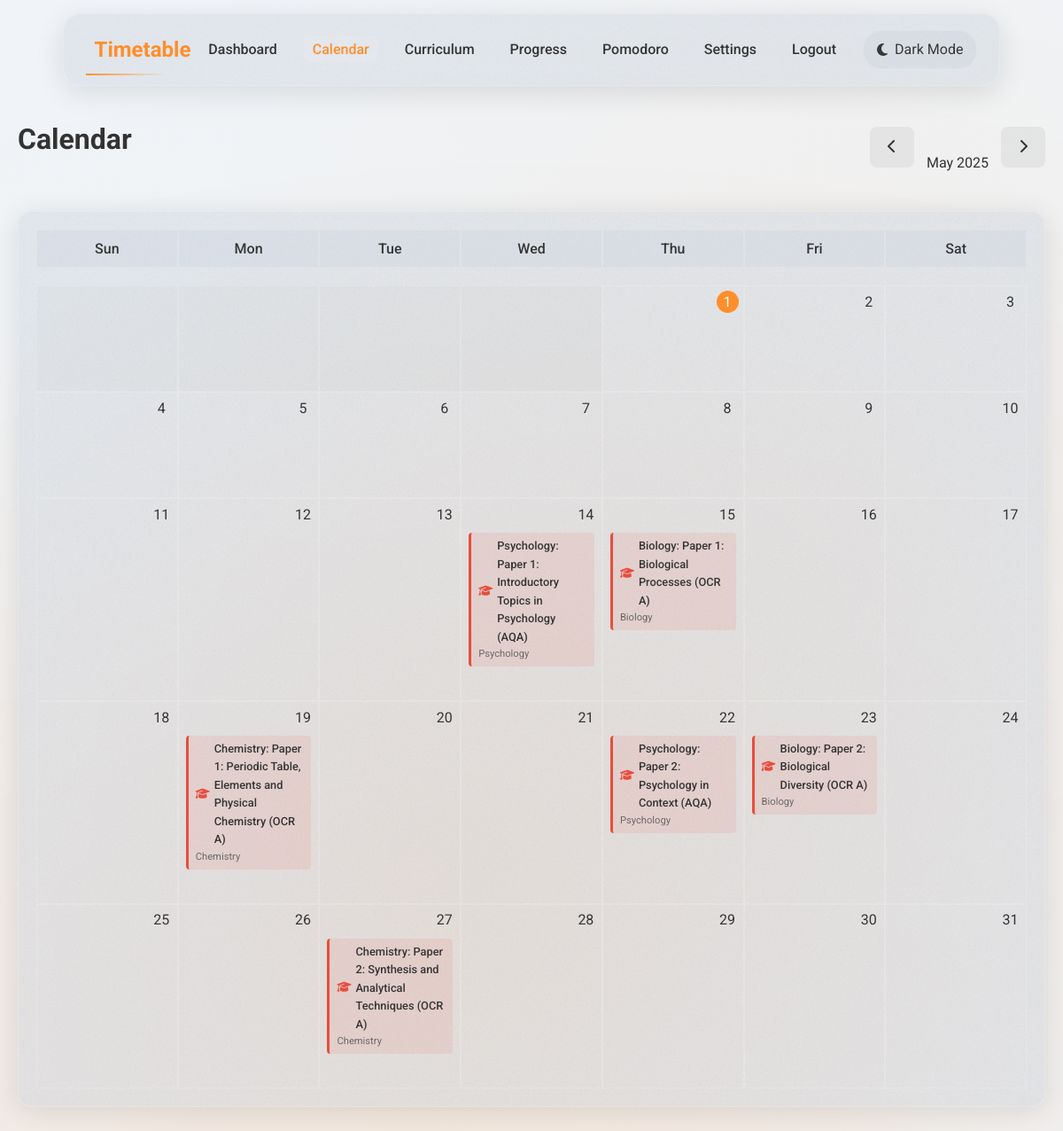
The page /calendar?month=5&year=2025 (signed in) on the database its author committed.
### app/models/user.py (models this page shows, shortened)
class User(db.Model, UserMixin):
    __tablename__ = 'users'
    id = db.Column(db.Integer, primary_key=True)
    username = db.Column(db.String(50), unique=True, nullable=False)
    password_hash = db.Column(db.String(128), nullable=False)
    email = db.Column(db.String(100), unique=False, nullable=True)
    created_at = db.Column(db.DateTime, default=datetime.utcnow)
    last_login = db.Column(db.DateTime, nullable=True)
    study_hours_per_day = db.Column(db.Float, default=2.0)
    weekend_study_hours = db.Column(db.Float, default=3.0)
    dark_mode = db.Column(db.Boolean, default=False)
    task_type_preferences = db.relationship('TaskTypePreference', backref='user', lazy=True, cascade='all, delete-orphan')
    tasks = db.relationship('Task', back_populates='assigned_user', lazy=True, cascade='all, delete-orphan')
    subtopic_confidences = db.relationship('SubtopicConfidence', back_populates='user', lazy=True, cascade='all, delete-orphan')
    topic_confidences = db.relationship('TopicConfidence', back_populates='user', lazy=True, cascade='all, delete-orphan')

### app/models/curriculum.py (models this page shows, shortened)
class Exam(db.Model):
    __tablename__ = 'exams'
    id = db.Column(db.Integer, primary_key=True)
    subject_id = db.Column(db.Integer, db.ForeignKey('subjects.id'), nullable=False)
    title = db.Column(db.String(255), nullable=False)
    exam_date = db.Column(db.Date, nullable=False)
    created_at = db.Column(db.DateTime, default=datetime.utcnow)
    subject = db.relationship('Subject', backref=db.backref('exams', lazy=True))

class Subject(db.Model):
    __tablename__ = 'subjects'
    id = db.Column(db.Integer, primary_key=True)
    title = db.Column(db.String(255), nullable=False)
    description = db.Column(db.Text, nullable=True)
    value = db.Column(db.Integer, default=1)  # Used in the curriculum hierarchy
    is_user_created = db.Column(db.Boolean, default=False)
    created_by_user_id = db.Column(db.Integer, db.ForeignKey('users.id'), nullable=True)
    topics = db.relationship('Topic', back_populates='subject', lazy=True, cascade='all, delete-orphan')
    tasks = db.relationship('Task', back_populates='subject', lazy=True)

### app/routes/main.py (the view)
@main_bp.route('/calendar')
@login_required
def calendar():
    month = request.args.get('month', type=int)
    year = request.args.get('year', type=int)
    now = datetime.utcnow()
    if not month or not year:
        month = now.month
        year = now.year
    start_date = datetime(year, month, 1).date()
    if month == 12:
        end_date = datetime(year + 1, 1, 1).date() - timedelta(days=1)
    else:
        end_date = datetime(year, month + 1, 1).date() - timedelta(days=1)
    tasks = Task.query.filter(
        Task.user_id == current_user.id,
        Task.due_date.between(start_date, end_date)
    ).all()
    exams = Exam.query.join(Exam.subject).filter(
        Exam.exam_date.between(start_date, end_date)
    ).all()
    prev_month = month - 1 if month > 1 else 12
    prev_year = year if month > 1 else year - 1
    next_month = month + 1 if month < 12 else 1
    next_year = year if month < 12 else year + 1
    calendar_data = {}
    for task in tasks:
        date_str = task.due_date.strftime('%Y-%m-%d')
        if date_str not in calendar_data:
            calendar_data[date_str] = {'tasks': [], 'exams': []}
        calendar_data[date_str]['tasks'].append(task)
    for exam in exams:
        date_str = exam.exam_date.strftime('%Y-%m-%d')
        if date_str not in calendar_data:
            calendar_data[date_str] = {'tasks': [], 'exams': []}
        calendar_data[date_str]['exams'].append(exam)
    calendar_date = datetime(year, month, 1).date()
    return render_template('main/calendar.html',
                          calendar_data=calendar_data,
                          current_date=calendar_date,
                          timedelta=timedelta,
                          prev_month=prev_month,
                          prev_year=prev_year,
                          next_month=next_month,
                          next_year=next_year)

### app/templates/main/calendar.html (shortened to what this page needs)
{% extends "base.html" %}
{% block content %}
<div class="d-flex justify-between items-center mb-3">
    <h1 class="page-title">Calendar</h1>
    <div>
        <a href="{{ url_for('main.calendar', month=prev_month, year=prev_year) }}" class="btn btn-secondary">
            <i class="fas fa-chevron-left"></i>
        </a>
        <span class="mx-2">{{ current_date.strftime('%B %Y') }}</span>
        <a href="{{ url_for('main.calendar', month=next_month, year=next_year) }}" class="btn btn-secondary">
            <i class="fas fa-chevron-right"></i>
        </a>
    </div>
</div>
<div class="glass-card">
    <div class="calendar-header d-flex mb-2">
        <div class="calendar-cell text-center">Sun</div>
        <div class="calendar-cell text-center">Mon</div>
        <div class="calendar-cell text-center">Tue</div>
        <div class="calendar-cell text-center">Wed</div>
        <div class="calendar-cell text-center">Thu</div>
        <div class="calendar-cell text-center">Fri</div>
        <div class="calendar-cell text-center">Sat</div>
    </div>
    <div class="calendar-grid">
        {% set first_day = current_date.replace(day=1) %}
        {% set last_day = (first_day.replace(month=first_day.month+1 if first_day.month < 12 else 1, year=first_day.year if first_day.month < 12 else first_day.year+1) - timedelta(days=1)).day %}
        {% set first_weekday = first_day.weekday() %}
        {% set first_sunday = (first_weekday + 1) % 7 %}
        {% set weeks = ((last_day + first_sunday - 1) // 7) + 1 %}
        {% for week in range(weeks) %}
            <div class="calendar-row d-flex">
                {% for day_offset in range(7) %}
                    {% set day_num = (week * 7 + day_offset) - first_sunday + 1 %}
                    {% set is_current_month = day_num > 0 and day_num <= last_day %}
                    {% set date_str = current_date.replace(day=day_num).strftime('%Y-%m-%d') if is_current_month else '' %}
                    {% set is_current_day = is_current_month and current_date.day == day_num %}
                    <div class="calendar-cell {% if not is_current_month %}calendar-other-month{% endif %} {% if is_current_day %}calendar-current-day{% endif %}">
                        {% if is_current_month %}
                            <div class="calendar-date">{{ day_num }}</div>
                            {% if date_str in calendar_data %}
                                {% if calendar_data[date_str].exams %}
                                    <div class="calendar-exams">
                                        {% for exam in calendar_data[date_str].exams %}
                                            <div class="calendar-exam">
                                                <div class="calendar-exam-title">
                                                    <i class="fas fa-graduation-cap exam-icon"></i>
                                                    <span>{{ exam.title }}</span>
                                                </div>
                                                <div class="calendar-exam-subject">{{ exam.subject.title }}</div>
                                            </div>
                                        {% endfor %}
                                    </div>
                                {% endif %}
                                    {% set task_by_subject = {} %}
                                    {% for task in calendar_data[date_str].tasks %}
                                        {% if task.subject.title not in task_by_subject %}
                                            {% set _ = task_by_subject.update({task.subject.title: {'tasks': [], 'subtopics': {}}}) %}
                                        {% endif %}
                                        {% set _ = task_by_subject[task.subject.title].tasks.append(task) %}
                                        {% for task_subtopic in task.subtopics %}
                                            {% set subtopic = task_subtopic.subtopic %}
                                            {% if subtopic.topic.title not in task_by_subject[task.subject.title].subtopics %}
                                                {% set _ = task_by_subject[task.subject.title].subtopics.update({subtopic.topic.title: []}) %}
                                            {% endif %}
                                            {% set _ = task_by_subject[task.subject.title].subtopics[subtopic.topic.title].append(subtopic) %}
                                        {% endfor %}
                                    {% endfor %}
                            {% endif %}
                        {% endif %}
                    </div>
                {% endfor %}
            </div>
        {% endfor %}
    </div>
</div>
{% endblock %}

### app/templates/base.html (shortened to what this page needs)
<!DOCTYPE html>
<html lang="en" data-theme="{{ 'dark' if current_user.is_authenticated and current_user.dark_mode else 'light' }}">
<head>
    <link rel="stylesheet" href="{{ url_for('static', filename='css/main.css') }}">
    <link rel="stylesheet" href="{{ url_for('static', filename='css/animations.css') }}">
    <link rel="stylesheet" href="https://cdnjs.cloudflare.com/ajax/libs/font-awesome/6.4.0/css/all.min.css">
</head>
<body class="{% block body_class %}{% endblock %}">
<header>
        <nav class="navbar glass-noise">
            <a href="{{ url_for('main.index') }}" class="navbar-brand">Timetable</a>
            <ul class="navbar-nav" id="navbar-nav">
                {% if current_user.is_authenticated %}
                <li><a href="{{ url_for('main.index') }}" class="nav-link {{ 'active' if request.endpoint == 'main.index' }}">Dashboard</a></li>
                <li><a href="{{ url_for('main.calendar') }}" class="nav-link {{ 'active' if request.endpoint == 'main.calendar' }}">Calendar</a></li>
                <li><a href="{{ url_for('main.curriculum') }}" class="nav-link {{ 'active' if request.endpoint == 'main.curriculum' }}">Curriculum</a></li>
                <li><a href="{{ url_for('main.progress') }}" class="nav-link {{ 'active' if request.endpoint == 'main.progress' }}">Progress</a></li>
                <li><a href="{{ url_for('main.pomodoro') }}" class="nav-link {{ 'active' if request.endpoint == 'main.pomodoro' }}">Pomodoro</a></li>
                <li><a href="{{ url_for('main.settings') }}" class="nav-link {{ 'active' if request.endpoint == 'main.settings' }}">Settings</a></li>
                <li><a href="{{ url_for('auth.logout') }}" class="nav-link">Logout</a></li>
                <li>
                    <div class="dark-mode-toggle glass-noise" id="dark-mode-toggle">
                        <i class="fas {{ 'fa-sun' if current_user.dark_mode else 'fa-moon' }}"></i>
                        <span>{{ 'Light Mode' if current_user.dark_mode else 'Dark Mode' }}</span>
                    </div>
                </li>
                {% else %}
                <li><a href="{{ url_for('auth.login') }}" class="nav-link {{ 'active' if request.endpoint == 'auth.login' }}">Login</a></li>
                <li><a href="{{ url_for('auth.register') }}" class="nav-link {{ 'active' if request.endpoint == 'auth.register' }}">Register</a></li>
                {% endif %}
            </ul>
        </nav>
    </header>
    <main class="container">
        {% block content %}{% endblock %}
    </main>
</body>
</html>

### rows shown on the page
User: dark_mode "Dark Mode"
Exam: title "Psychology: Paper 1: Introductory Topics in Psychology (AQA)", subject "Psychology"
Exam: title "Biology: Paper 1: Biological Processes (OCR A)", subject "Biology"
Exam: title "Chemistry: Paper 1: Periodic Table, Elements and Physical Chemistry (OCR A)", subject "Chemistry"
Exam: title "Psychology: Paper 2: Psychology in Context (AQA)", subject "Psychology"
Exam: title "Biology: Paper 2: Biological Diversity (OCR A)", subject "Biology"
Exam: title "Chemistry: Paper 2: Synthesis and Analytical Techniques (OCR A)", subject "Chemistry"

### other values the page prints
{{ current_date.strftime('%B %Y') }} "May 2025"
{{ day_num }} "1" "2" "3" "4" "5" "6" "7" "8" "9" "10" "11" "12" "13" "14" "15" "16" "17" "18" "19" "20" "21" "22" "23" "24" "25" "26" "27" "28" "29" "30" "31"
